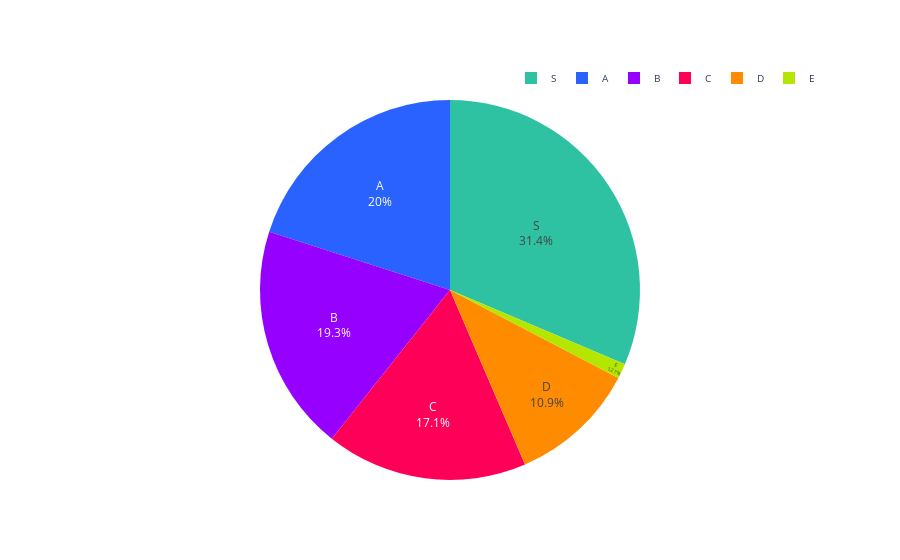

The cell this chart's notebook holds for it:
### Code cell
segmentos = resultados['segmento']
porcentajes_totales = resultados['porcentaje_del_total']

# Definir los colores por clase
colores = ['#2962ff', '#9500ff', '#ff0059', '#ff8c00', '#b4e600', '#2EC2A2','#E50CB6','#4225CF','#2CBA4D']

fig = go.Figure(data=[go.Pie(labels=segmentos, values=porcentajes_totales, marker=dict(colors=colores))])
fig.update_traces(textinfo='percent+label', textposition='inside')
fig.update_layout(
    yaxis=dict(
            # title='Rango de Edad', 
            gridcolor='#dddcda', # Color de las líneas que dividen los rangos del eje Y
        ),
        legend=dict(
            font_size=10,
            orientation='h',  # Orientación horizontal de la leyenda
            yanchor='bottom',  # Anclar al borde inferior
            y=1.02,  # Colocar la leyenda justo debajo del gráfico
            xanchor='right',
            x=1
            ),
        
        plot_bgcolor='rgba(0,0,0,0)',  # Color de fondo del gráfico
)

# Exportar gráfica como archivo HTML
def guardar_grafico_como_html(fig, nombre_archivo, carpeta='graficas'):
    # Crear la carpeta si no existe
    if not os.path.exists(carpeta):
        os.makedirs(carpeta)
    
    # Gráfica como archivo HTML en la carpeta especificada
    pio.write_html(fig, f'{carpeta}/{nombre_archivo}.html')
    # pio.write_html(fig, f'{carpeta}/{nombre_archivo}.png

guardar_grafico_como_html(fig, 'g_pie_dist_propiedades_segmento_puebla_2023', carpeta='graficas')

fig.show()

### Figure 1 — Plotly figure (JSON) as saved in the notebook; plotly's stock layout.template omitted (floating-point values rounded to 4 significant figures)
{"data": [{"labels": ["A", "B", "C", "D", "E", "S"], "marker": {"colors": ["#2962ff", "#9500ff", "#ff0059", "#ff8c00", "#b4e600", "#2EC2A2", "#E50CB6", "#4225CF", "#2CBA4D"]}, "textinfo": "percent+label", "textposition": "inside", "type": "pie", "values": [20.03, 19.28, 17.15, 10.88, 1.272, 31.39]}], "layout": {"legend": {"font": {"size": 10}, "orientation": "h", "x": 1, "xanchor": "right", "y": 1.02, "yanchor": "bottom"}, "plot_bgcolor": "rgba(0,0,0,0)", "yaxis": {"gridcolor": "#dddcda"}}}
